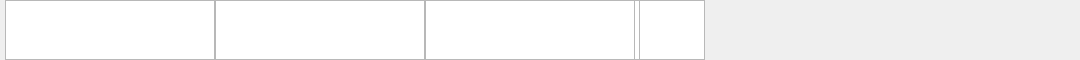
<?xml version="1.0" encoding="UTF-8"?>
<ui version="4.0">
 <class>StatusBarBottomWindow</class>
 <widget class="QDialog" name="StatusBarBottomWindow">
  <property name="enabled">
   <bool>true</bool>
  </property>
  <property name="geometry">
   <rect>
    <x>200</x>
    <y>644</y>
    <width>1080</width>
    <height>60</height>
   </rect>
  </property>
  <property name="minimumSize">
   <size>
    <width>0</width>
    <height>50</height>
   </size>
  </property>
  <property name="windowTitle">
   <string>StatusBarWindow</string>
  </property>
  <widget class="QGraphicsView" name="button1_icon">
   <property name="geometry">
    <rect>
    <x>175</x>
     <y>0</y>
     <width>106</width>
     <height>60</height>
    </rect>
   </property>
  </widget>
  <widget class="QGraphicsView" name="button2_icon">
   <property name="geometry">
    <rect>
     <x>281</x>
     <y>0</y>
     <width>106</width>
     <height>60</height>
    </rect>
   </property>
  </widget>
   <widget class="QGraphicsView" name="button3_icon">
   <property name="geometry">
    <rect>
    <x>387</x>
     <y>0</y>
     <width>106</width>
     <height>60</height>
    </rect>
   </property>
  </widget>
  <widget class="QGraphicsView" name="button4_icon">
   <property name="geometry">
    <rect>
     <x>493</x>
     <y>0</y>
     <width>106</width>
     <height>60</height>
    </rect>
   </property>
  </widget>
  <widget class="QGraphicsView" name="button5_icon">
   <property name="geometry">
    <rect>
	<x>599</x>
     <y>0</y>
     <width>106</width>
     <height>60</height>
    </rect>
   </property>
  </widget>
  <widget class="QGraphicsView" name="button6_icon">
   <property name="geometry">
    <rect>
	<x>530</x>
     <y>0</y>
     <width>110</width>
     <height>60</height>
    </rect>
   </property>
  </widget>
    <widget class="QGraphicsView" name="playback_button1_icon">
   <property name="geometry">
    <rect>
    <x>5</x>
     <y>0</y>
     <width>210</width>
     <height>60</height>
    </rect>
   </property>
  </widget>
  <widget class="QGraphicsView" name="playback_button2_icon">
   <property name="geometry">
    <rect>
     <x>215</x>
     <y>0</y>
     <width>210</width>
     <height>60</height>
    </rect>
   </property>
  </widget>
   <widget class="QGraphicsView" name="playback_button3_icon">
   <property name="geometry">
    <rect>
    <x>425</x>
     <y>0</y>
     <width>210</width>
     <height>60</height>
    </rect>
   </property>
  </widget>
  </widget>
 <resources/>
 <connections/>
</ui>
